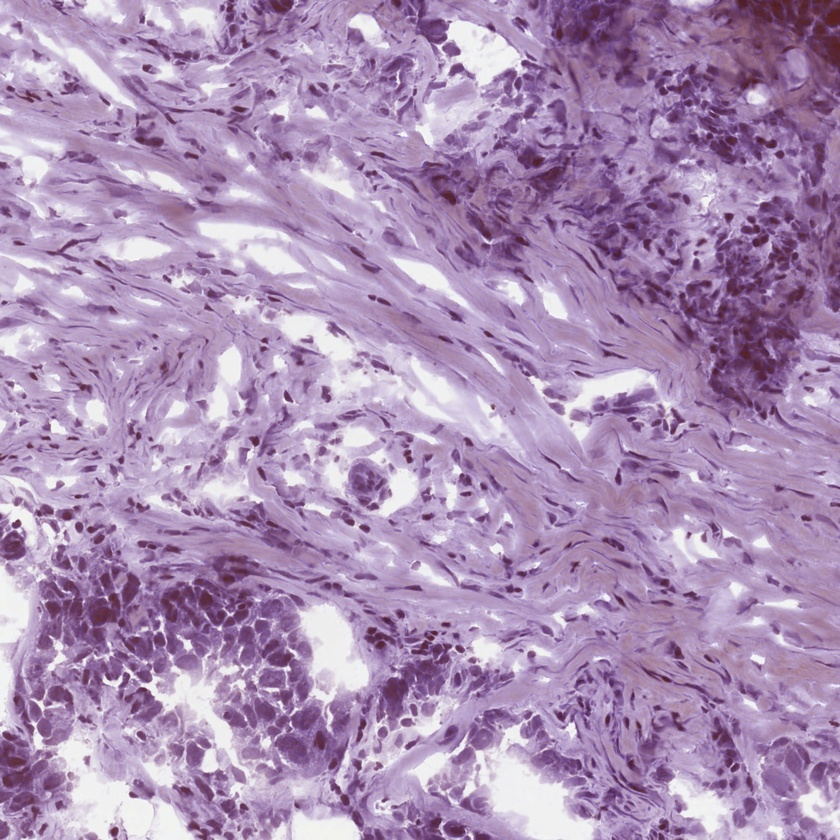
#> input picture Imaging_Project_2/62_7_1_normal.jpeg, 840 x 840 px, shrunk from 2000 x 2000 before the run
$ jupyter execute --allow-errors Counting_Cells.ipynb   (older library calls are emulated)
#> lines starting #> are read from the running program, lines starting #| are printed output that depends on the picture; after the words box and inside, x2 and y2 are one past the last pixel; in counts of white or black regions, pixels touching at a corner belong together
# Import required Packages

[cell 1]
import cv2
import numpy as np
from matplotlib import pyplot as plt
import matplotlib.image as mpimg
from skimage import data
from skimage import filters
from skimage import exposure
import mahotas as mh
from pylab import imshow, show

### Read Image file

[cell 2]
img = cv2.imread('62_7_1_normal.jpeg',0)
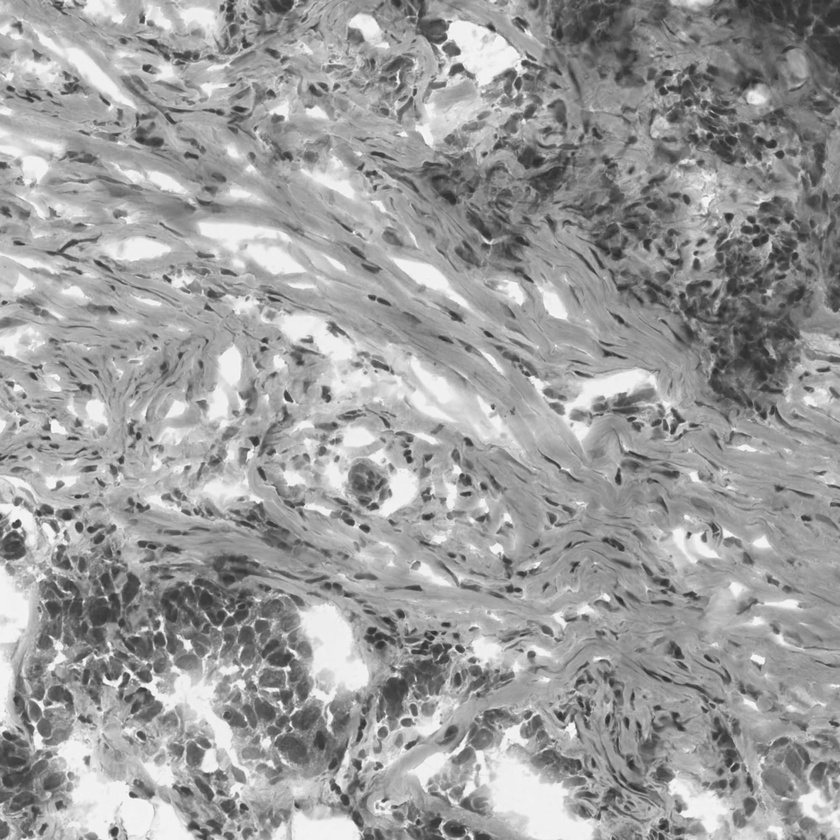
#> img: shape (840, 840); min 40, max 253, mean 157.1
img_mt=mpimg.imread('62_7_1_normal.jpeg')
plt.imshow(img_mt)

## Image Enhancing

#> (a cell that did not finish here is left out)

## Otsu_thresholding_option1

[cell 4]
######################Otsu_thresholding_option1######################
val = filters.threshold_otsu(img)
#> val = 147
hist, bins_center = exposure.histogram(img)
#> hist = 214 values, max 10005 at index 200, min 1 at index 0, mean 3297.2; bins_center = 214 values from 40 to 253
plt.figure(figsize=(9, 4))
plt.subplot(131)
plt.title('Original Noisy Image')
plt.imshow(img, cmap='gray', interpolation='nearest')
plt.axis('off')
plt.subplot(132)
plt.title('Otsu thresholding')
plt.imshow(img < val, cmap='gray', interpolation='nearest')
plt.axis('off')
plt.subplot(133)
plt.title('Histogram')
plt.plot(bins_center, hist, lw=2)
plt.axvline(val, color='k', ls='--')
plt.tight_layout()
plt.show()
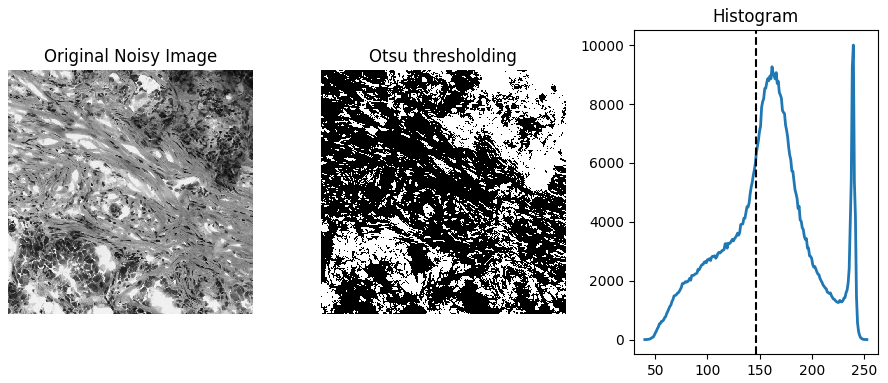
#> figure drawn by matplotlib, 3 panels; panel 3: curve peaks at x = 240, y = 10005
##################################################################
########################Counting cells with connected component labeling with otsu option1########################
labeled, nr_objects = mh.label(img < val)
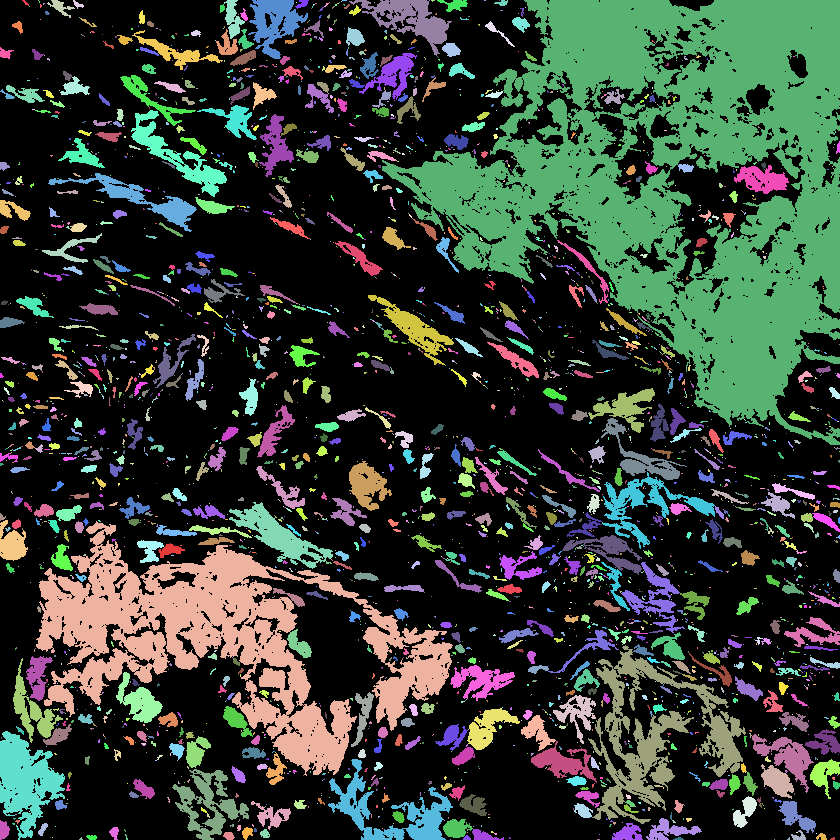
#> labeled: shape (840, 840) int32; 2833 distinct labels, from 0 to 2832; one colour per label, 0 black
#> nr_objects = 2832
print("Number of objects found: "+ str(nr_objects))
#| Number of objects found: 2832
imshow(labeled)
show()

## Otsu_thresholding_option2

[cell 5]
##################################################################
######################Otsu_thresholding_option2############################################
ret, imgf = cv2.threshold(img, 0, 255, cv2.THRESH_BINARY+cv2.THRESH_OTSU)
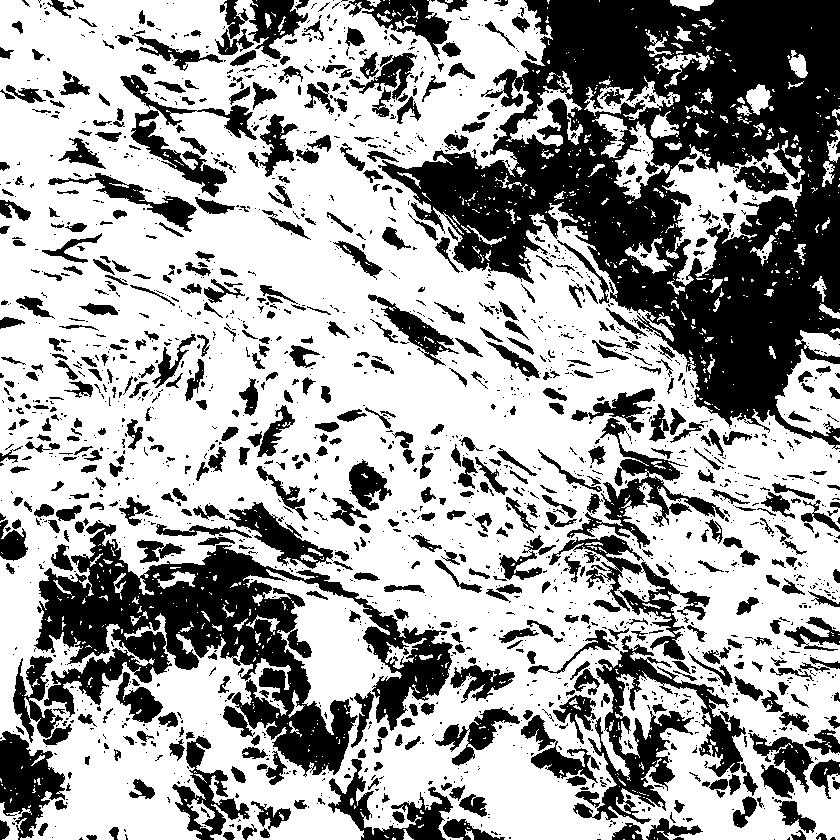
#> imgf: shape (840, 840); 63.6% white; 2129 black regions (1520 under 20 px), largest, box (x1, y1, x2, y2) and area: (378, 0, 840, 450) 93991, (34, 521, 453, 777) 35845, (573, 635, 746, 824) 8902
#> ret = 147
plt.figure(figsize=(9, 4))
plt.subplot(131), plt.imshow(img,cmap = 'gray')
plt.title('Original Noisy Image')#, plt.xticks([]), plt.yticks([])
plt.subplot(132), plt.imshow(imgf,cmap = 'gray')
plt.title('Otsu thresholding')#, plt.xticks([]), plt.yticks([])
plt.subplot(133), plt.hist(img.ravel(), 256)
plt.axvline(x=ret, color='r', linestyle='dashed', linewidth=2)
plt.title('Histogram')#, plt.xticks([]), plt.yticks([])
plt.tight_layout()
plt.show()
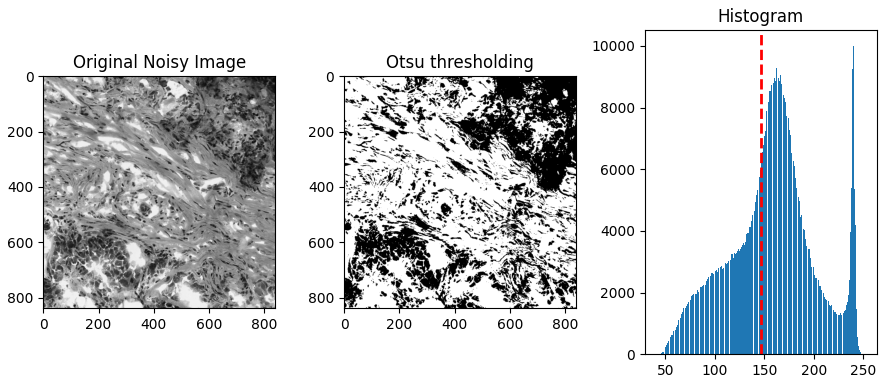
#> figure drawn by matplotlib, 3 panels; panel 3: tallest bar 10005 high, from x = 239.7 to 240.5
##################################################################
########################Counting cells with connected component labeling otsu option2########################
labeled, nr_objects = mh.label(imgf)
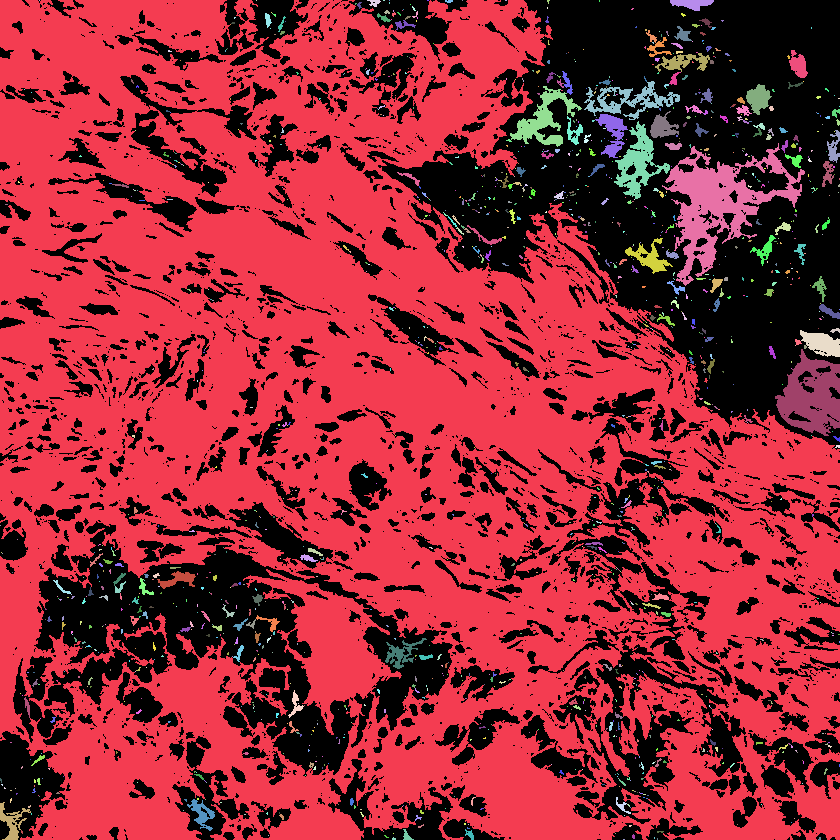
#> labeled: shape (840, 840) int32; 1414 distinct labels, from 0 to 1413; one colour per label, 0 black
#> nr_objects = 1413
print("Number of objects found: "+ str(nr_objects))
#| Number of objects found: 1413
imshow(labeled)
show()
#plt.imshow(labeled)

#plt.jet()

##################################################################

$ run again, with Imaging_Project_2/19_15_1.jpeg copied over Imaging_Project_2/62_7_1_normal.jpeg
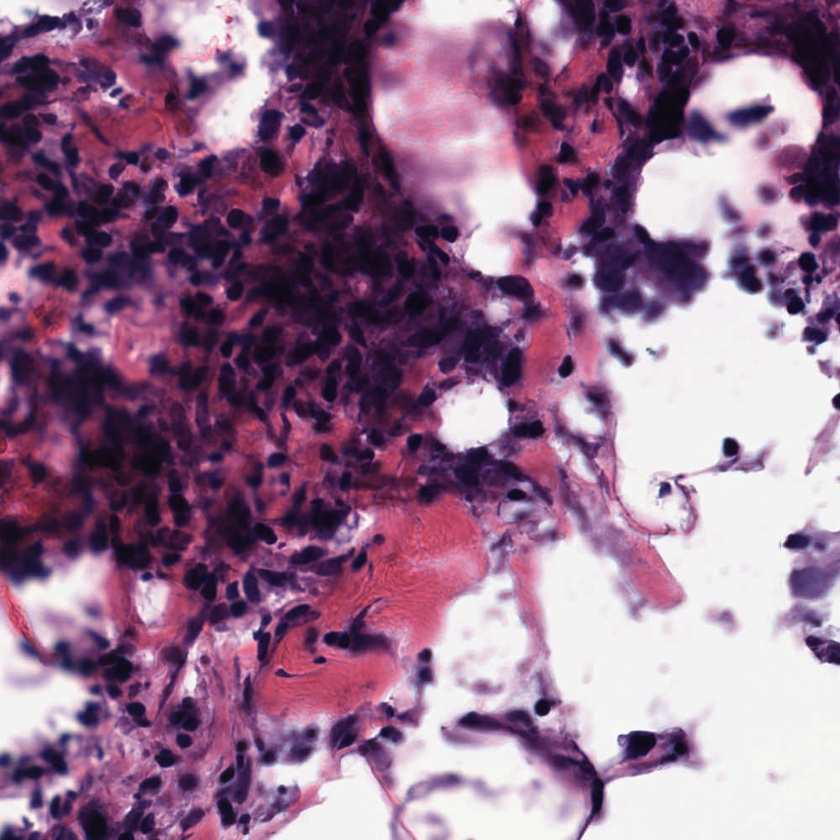
#> input picture Imaging_Project_2/19_15_1.jpeg, 840 x 840 px, shrunk from 1000 x 1000 before the run
#> val = 142
#> hist = 250 values, max 72467 at index 237, min 0 at index 1, mean 2822.4; bins_center = 250 values from 6 to 255
#> `labeled, nr_objects = mh.label(img < val)`: nr_objects = 153
#| Number of objects found: 153
#> `ret, imgf = cv2.threshold(img, 0, 255, cv2.THRESH_BINARY+cv2.THRESH_OT..`:
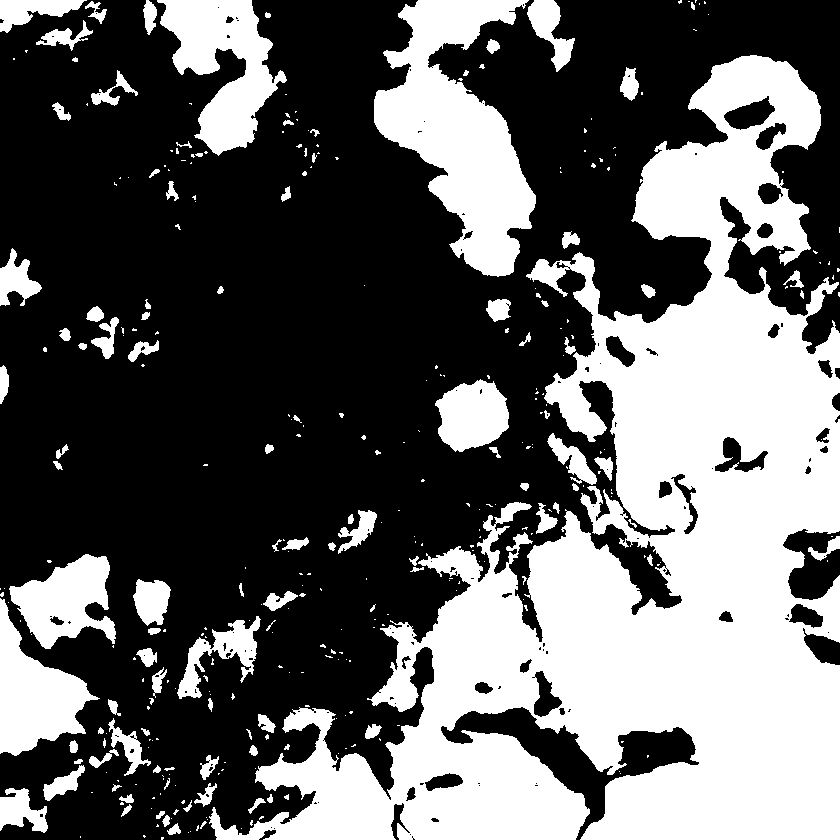
#> imgf: shape (840, 840); 38.5% white; 349 white regions (240 under 20 px), largest, box (x1, y1, x2, y2) and area: (209, 55, 840, 840) 198302, (374, 0, 536, 277) 22356, (157, 0, 287, 156) 10036
#> ret = 142
#> `labeled, nr_objects = mh.label(imgf)`:
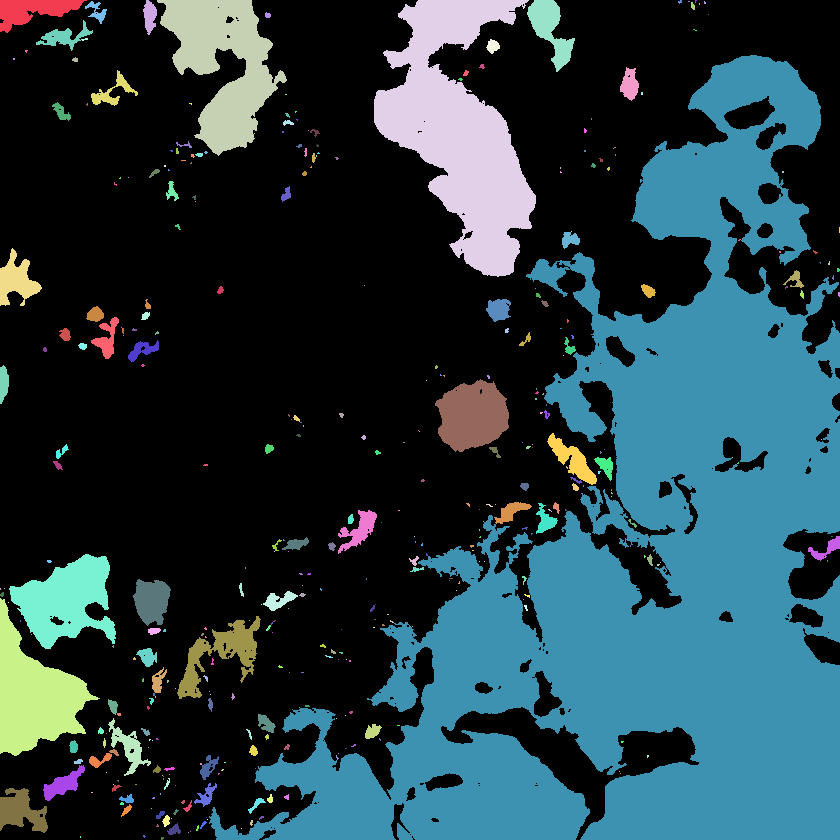
#> labeled: shape (840, 840) int32; 386 distinct labels, from 0 to 385; one colour per label, 0 black
#> `labeled, nr_objects = mh.label(imgf)`: nr_objects = 385
#| Number of objects found: 385
